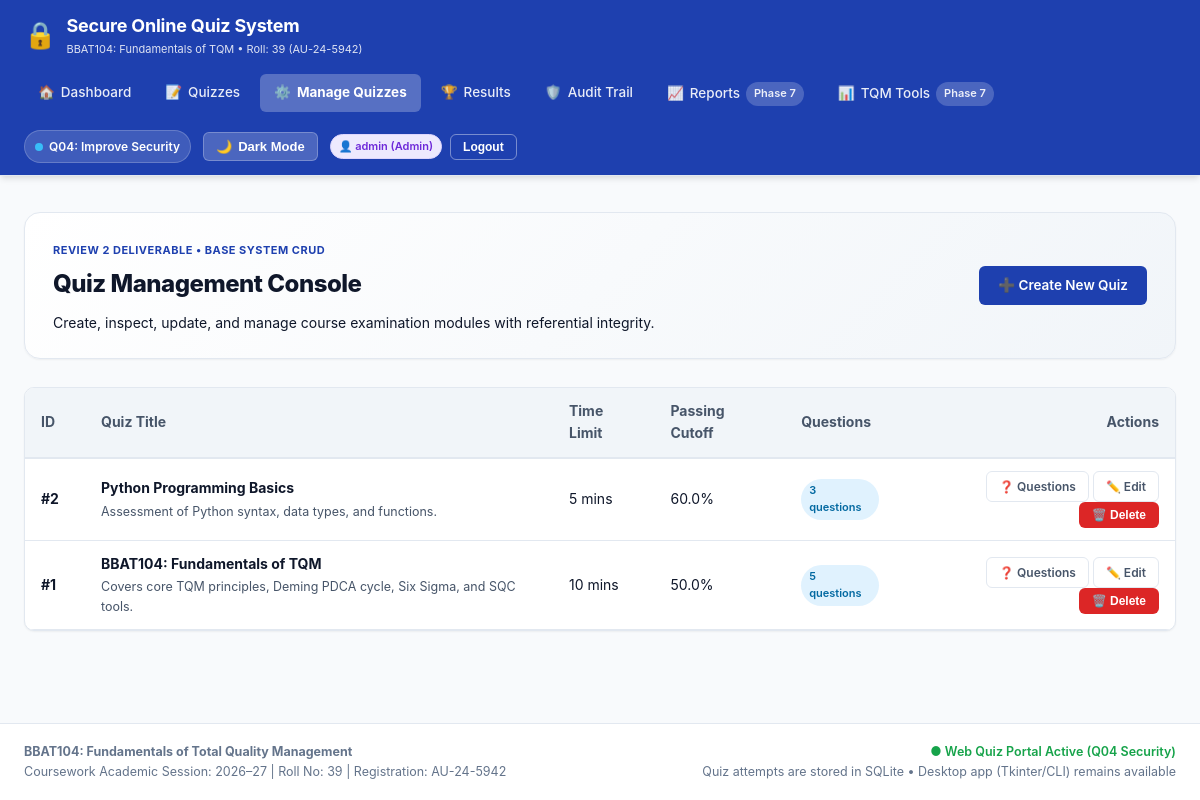
Page /quizzes/manage (signed in) on the committed database.
### tables this page shows
CREATE TABLE users (
        id INTEGER PRIMARY KEY AUTOINCREMENT,
        username TEXT NOT NULL UNIQUE COLLATE NOCASE,
        email TEXT NOT NULL UNIQUE COLLATE NOCASE,
        password_hash TEXT NOT NULL,
        role TEXT NOT NULL DEFAULT 'student' CHECK(role IN ('admin', 'instructor', 'student')),
        is_active INTEGER NOT NULL DEFAULT 1,
        created_at TEXT DEFAULT CURRENT_TIMESTAMP
    );

CREATE TABLE quizzes (
        id INTEGER PRIMARY KEY AUTOINCREMENT,
        title TEXT NOT NULL UNIQUE,
        description TEXT,
        time_limit_mins INTEGER DEFAULT 10,
        pass_percentage REAL DEFAULT 50.0,
        created_at TEXT DEFAULT CURRENT_TIMESTAMP
    );

### app.py (the view)
@app.route("/quizzes/manage")
@role_required("admin", "instructor")
def quizzes_manage():
    return render_template("quiz_manage.html", quizzes=database.get_all_quizzes())

### app.py (called while the page is built, shortened)
def get_csrf_token():
    token = session.get("csrf_token") or session.get("attempt_csrf_token")
    if token is None:
        token = secrets.token_urlsafe(32)
        session["csrf_token"] = token
        session["attempt_csrf_token"] = token
    return CSRFTokenStr(token)

@app.context_processor
def inject_template_globals():
    current_user = None
    user_id = session.get("user_id")
    if user_id:
        current_user = database.get_user_by_id(user_id)
    return {
        "current_user": current_user,
        "csrf_token": get_csrf_token,
    }

@app.after_request
def add_security_headers(response):
    response.headers["X-Frame-Options"] = "SAMEORIGIN"
    response.headers["X-Content-Type-Options"] = "nosniff"
    response.headers["X-XSS-Protection"] = "1; mode=block"
    response.headers["Referrer-Policy"] = "strict-origin-when-cross-origin"
    return response

def role_required(*allowed_roles):
    def decorator(f):
        @wraps(f)
        def decorated_function(*args, **kwargs):
            user_id = session.get("user_id")
            if not user_id:
                flash("Please sign in to access this page.", "warning")
                return redirect(url_for("login", next=request.path))
            user_role = session.get("role")
            return f(*args, **kwargs)
        return decorated_function
    return decorator

### database.py (called while the page is built)
def get_connection():
    conn = sqlite3.connect(DB_PATH)
    conn.row_factory = sqlite3.Row
    conn.execute("PRAGMA foreign_keys = ON")
    return conn

def get_all_quizzes():
    conn = get_connection()
    cursor = conn.cursor()
    cursor.execute("""
    SELECT q.*, COUNT(ques.id) AS question_count
    FROM quizzes q
    LEFT JOIN questions ques ON q.id = ques.quiz_id
    GROUP BY q.id
    ORDER BY q.id DESC
    """)
    rows = cursor.fetchall()
    conn.close()
    return [dict(row) for row in rows]

def get_user_by_id(user_id):
    conn = get_connection()
    cursor = conn.cursor()
    try:
        cursor.execute("SELECT 1 FROM sqlite_master WHERE type='table' AND name='users'")
        if not cursor.fetchone():
            return None
        cursor.execute("SELECT * FROM users WHERE id = ?", (user_id,))
        row = cursor.fetchone()
        return dict(row) if row else None
    finally:
        conn.close()

### templates/quiz_manage.html (shortened to what this page needs)
{% extends "base.html" %}
{% block content %}
<div class="dashboard-container">
    <div class="hero-banner" style="padding: 24px 28px;">
        <div class="hero-content">
            <span class="goal-tag">Review 2 Deliverable &bull; Base System CRUD</span>
            <h1 class="hero-title" style="font-size: 24px; margin-top: 4px;">Quiz Management Console</h1>
            <p class="hero-description" style="font-size: 14px; margin-bottom: 0;">
                Create, inspect, update, and manage course examination modules with referential integrity.
            </p>
        </div>
        <div>
            <a href="{{ url_for('quiz_create') }}" class="btn btn-primary">
                ➕ Create New Quiz
            </a>
        </div>
    </div>
    <div class="table-responsive">
        <table class="data-table">
            <thead>
                <tr>
                    <th style="width: 60px;">ID</th>
                    <th>Quiz Title</th>
                    <th>Time Limit</th>
                    <th>Passing Cutoff</th>
                    <th>Questions</th>
                    <th style="text-align: right; width: 280px;">Actions</th>
                </tr>
            </thead>
            <tbody>
                {% for quiz in quizzes %}
                <tr>
                    <td><strong>#{{ quiz.id }}</strong></td>
                    <td>
                        <strong style="color: var(--text-primary);">{{ quiz.title }}</strong>
                        {% if quiz.description %}
                        <p style="font-size: 12.5px; color: var(--text-secondary); margin: 2px 0 0 0;">{{ quiz.description }}</p>
                        {% endif %}
                    </td>
                    <td>{{ quiz.time_limit_mins }} mins</td>
                    <td>{{ quiz.pass_percentage }}%</td>
                    <td>
                        <span class="badge badge-info">{{ quiz.question_count }} questions</span>
                    </td>
                    <td style="text-align: right;">
                        <a href="{{ url_for('quiz_questions_manage', quiz_id=quiz.id) }}" class="btn btn-outline btn-sm" title="Manage Questions">
                            ❓ Questions
                        </a>
                        <a href="{{ url_for('quiz_edit', quiz_id=quiz.id) }}" class="btn btn-outline btn-sm" title="Edit Quiz Settings">
                            ✏️ Edit
                        </a>
                        <form method="POST" action="{{ url_for('quiz_delete', quiz_id=quiz.id) }}" style="display: inline-block;" onsubmit="return confirm('Are you sure you want to delete quiz #{{ quiz.id }}? This will cascade to all associated questions.');">
                            <button type="submit" class="btn btn-danger btn-sm" title="Delete Quiz">
                                🗑️ Delete
                            </button>
                        </form>
                    </td>
                </tr>
                {% else %}
                <tr>
                    <td colspan="6" style="text-align: center; padding: 32px; color: var(--text-muted);">
                        No quizzes found in database. Click "Create New Quiz" to add one.
                    </td>
                </tr>
                {% endfor %}
            </tbody>
        </table>
    </div>
</div>
{% endblock %}

### templates/base.html (shortened to what this page needs)
<!DOCTYPE html>
<html lang="en" data-theme="light">
<head>
    <link rel="stylesheet" href="{{ url_for('static', filename='css/style.css') }}">
</head>
<body>
    <header class="app-header">
        <div class="header-container">
            <div class="brand-section">
                <a href="{{ url_for('index') }}" class="brand-logo">
                    <span class="logo-icon">🔒</span>
                    <div class="brand-text">
                        <span class="system-title">Secure Online Quiz System</span>
                        <span class="course-subtitle">BBAT104: Fundamentals of TQM &bull; Roll: 39 (AU-24-5942)</span>
                    </div>
                </a>
            </div>
            <nav class="main-nav" aria-label="Main Navigation">
                <ul class="nav-list">
                    <li class="nav-item">
                        <a href="{{ url_for('index') }}" class="nav-link {% if request.path == '/' %}active{% endif %}">
                            <span class="nav-icon">🏠</span> Dashboard
                        </a>
                    </li>
                    <li class="nav-item">
                        <a href="{{ url_for('quizzes') }}" class="nav-link {% if request.path == '/quizzes' or request.path.startswith('/quizzes/') and not request.path.startswith('/quizzes/manage') %}active{% endif %}">
                            <span class="nav-icon">📝</span> Quizzes
                        </a>
                    </li>
                    {% if current_user and current_user.role in ['instructor', 'admin'] %}
                    <li class="nav-item">
                        <a href="{{ url_for('quizzes_manage') }}" class="nav-link {% if request.path.startswith('/quizzes/manage') or request.path.startswith('/quizzes/create') %}active{% endif %}">
                            <span class="nav-icon">⚙️</span> Manage Quizzes
                        </a>
                    </li>
                    {% endif %}
                    <li class="nav-item">
                        <a href="{{ url_for('results_view') }}" class="nav-link {% if request.path == '/results' %}active{% endif %}">
                            <span class="nav-icon">🏆</span> Results
                        </a>
                    </li>
                    {% if current_user and current_user.role == 'admin' %}
                    <li class="nav-item">
                        <a href="{{ url_for('audit_logs_view') }}" class="nav-link {% if request.path == '/audit-logs' %}active{% endif %}">
                            <span class="nav-icon">🛡️</span> Audit Trail
                        </a>
                    </li>
                    {% endif %}
                    <li class="nav-item">
                        <a href="{{ url_for('reports_placeholder') }}" class="nav-link {% if request.path == '/reports' %}active{% endif %}">
                            <span class="nav-icon">📈</span> Reports <span class="badge badge-muted">Phase 7</span>
                        </a>
                    </li>
                    <li class="nav-item">
                        <a href="{{ url_for('tqm_placeholder') }}" class="nav-link {% if request.path == '/tqm' %}active{% endif %}">
                            <span class="nav-icon">📊</span> TQM Tools <span class="badge badge-muted">Phase 7</span>
                        </a>
                    </li>
                </ul>
            </nav>
            <div class="header-utilities">
                <span class="goal-badge" title="Assigned Quality Goal: Q04 - Improve Security">
                    <span class="goal-dot"></span> Q04: Improve Security
                </span>
                <button id="themeToggleBtn" class="btn-theme-toggle" aria-label="Toggle light or dark theme" aria-pressed="false" title="Toggle Theme (Shortcut: Press 'T')">
                    <span id="themeIcon">🌙</span>
                    <span id="themeLabel" class="theme-label-text">Theme</span>
                </button>
                {% if current_user %}
                <div style="display: flex; align-items: center; gap: 8px;">
                    <span class="badge badge-{{ current_user.role }}" title="Logged in as {{ current_user.role }}">
                        👤 {{ current_user.username }} ({{ current_user.role|capitalize }})
                    </span>
                    <form method="POST" action="{{ url_for('logout') }}" style="margin: 0;">
                        <button type="submit" class="btn btn-outline btn-sm" style="color: #FFFFFF; border-color: rgba(255,255,255,0.4);">
                            Logout
                        </button>
                    </form>
                </div>
                {% endif %}
            </div>
        </div>
    </header>
    <main class="main-content" id="mainContent">
        {% block content %}{% endblock %}
    </main>
    <footer class="app-footer">
        <div class="footer-container">
            <div class="footer-col">
                <strong>BBAT104: Fundamentals of Total Quality Management</strong>
                <p>Coursework Academic Session: 2026&ndash;27 | Roll No: 39 | Registration: AU-24-5942</p>
            </div>
            <div class="footer-col text-right">
                <span class="status-indicator">● Web Quiz Portal Active (Q04 Security)</span>
                <p>Quiz attempts are stored in SQLite &bull; Desktop app (Tkinter/CLI) remains available</p>
            </div>
        </div>
    </footer>
</body>
</html>

### rows in the picture
users: username "admin", role "Admin"
quizzes: id "2", title "Python Programming Basics", description "Assessment of Python syntax, data types, and functions.", time_limit_mins "5", pass_percentage "60.0", question_count "3"
quizzes: id "1", title "BBAT104: Fundamentals of TQM", description "Covers core TQM principles, Deming PDCA cycle, Six Sigma, and SQC tools.", time_limit_mins "10", pass_percentage "50.0", question_count "5"
